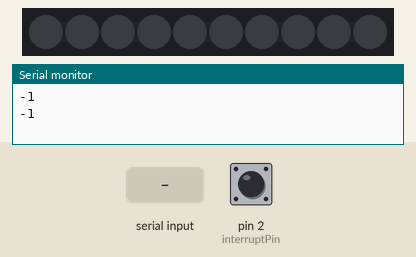
This sketch was run on a simulated Arduino Uno, built with avr-gcc and run on an emulated ATmega328P. Parts: 10 RGB LEDs in strip order, left to right, the last lines printed to the serial monitor. Inputs (shaded band) come from the test bench; at power-on: pin 2 (interruptPin) HIGH. Dim RGB values are drawn brighter than linear; EEPROM starts erased.

Above: at 1.2 s.
1.3 s: "t,45\n" received over Serial
4.3 s: "p90\n" received over Serial
At 7.0 s:
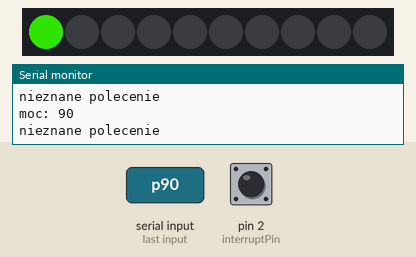
7.3 s: "t90\n" received over Serial
At 8.3 s:
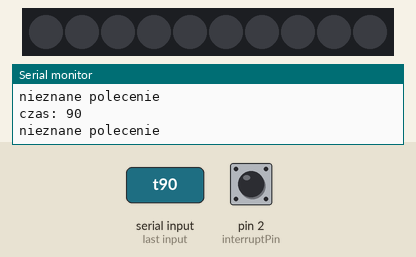
At 34.8 s:
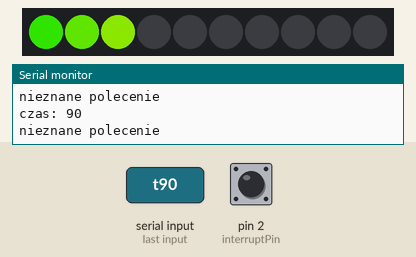
Timing chart, 0 to 36.3 s (numbered marks = the images above; inputs shaded):
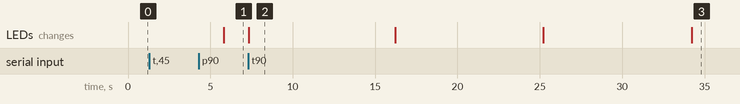

Measured:
- after the input at 4.3 s, the LEDs: change after 1.5 s (image 1)
- after the input at 7.3 s, the LEDs: change at once (image 2)
- what the display in image 2 shows lasts 8.9 s, from 7.3 s to 16.2 s

The sketch:

v1_BezBT.ino
```cpp
#include <Adafruit_NeoPixel.h>
#include <EEPROM.h>
#include <SoftwareSerial.h>
#ifdef __AVR__
#include <avr/power.h>
#endif
/*-------------------------------------------------------------------------------------------
                    D E F I N I C J E
  -------------------------------------------------------------------------------------------*/
//Wejscie danych paska WS2812
#define PIN        6
//Ilosc pixeli paska do obsluzenia
#define NUMPIXELS  10
//Inicjalizacja biblioteki
Adafruit_NeoPixel pixels = Adafruit_NeoPixel(NUMPIXELS, PIN, NEO_GRB + NEO_KHZ800);
#define EEPROMSTATE 1 //możliwość wyłączenia zapisu do eeprom

/*-------------------------------------------------------------------------------------------
                S T R U K T U R Y   I   T Y P Y
  -------------------------------------------------------------------------------------------*/
//TYP DO PRZECHOWANIA KOLORKA
typedef struct
{
  int R;
  int G;
  int B;
} TLed;

//STRUKTURA DO ZAPISYWANIA DANYCH W EEPROMIE
struct eepromdata {
  int eeMoc = 0;
  int eeCzas = 0;
};
/*-------------------------------------------------------------------------------------------
                    Z M I E N N E
  -------------------------------------------------------------------------------------------*/
//PRZERWANIE
const byte interruptPin = 2;
volatile byte state = LOW;


//TIMER DO RTOS'A XD
unsigned long previousMillis = 0;    //przechowalnia ostatniego czasu
const long interval = 100;           //czestotliwosc tykacza
byte TICK100MS = LOW;

//INNE
int step = 0;
int licznik = 0;
int LiczbaLed = 0;
int Moc = 10;
float FMoc = 0;
int Czas = 10;

//EEPROM
int adresCzas = 10;
int adresMoc = 20;


//KOMUNIKACJA SZEREGOWA
String odebraneDane = ""; //Pusty ciąg odebranych danych
char polecenie = 'x';
String inString = "";
float flocik = 0;


//MASZYNA STANU
// 0 - poczatek
// 1 - trwa odliczanie czasu - zapalanie kolejnych diod
// 2 - czas odliczony - wszystkie diody czerwone
int StatusProgramu = 0;


//DEFINICJA KOLORKÓW OD CZERWONEGO DO ZIELONEGO
TLed Diody[10] = {
  {43, 194, 0},
  {82, 198, 0},
  {123, 202, 0},
  {166, 206, 0},
  {210, 209, 0},
  {213, 171, 0},
  {217, 132, 0},
  {221, 91, 0},
  {225, 48, 0},
  {229, 4, 0},
};
/*-------------------------------------------------------------------------------------------
              F U N K C J E    O B S Ł U G I    P R Z E R W A N
  -------------------------------------------------------------------------------------------*/
void ISRbutton()
{
  LiczbaLed = 0;
  StatusProgramu = 0;
  licznik = 0;
  resetleds();
}
/*-------------------------------------------------------------------------------------------
              F U N K C J E
  -------------------------------------------------------------------------------------------*/
//WYŚLIJ PRZYGOTOWANE ZMIENNE DO PASKA I USTAW JASNOŚĆ
void Show()
{
  //pixels.setBrightness(255);
  pixels.show();
}

//FUNKCJA TYKAJĄCA CO 100MS UMOŻLIWIAJĄCA NIEBLOKUJĄCE DZIAŁANIE PROGRAMU
void TICK()
{
  unsigned long currentMillis = millis();
  if (currentMillis - previousMillis >= interval)
  {
    previousMillis = currentMillis;
    TICK100MS = HIGH;
    licznik = licznik + 1;
  }
}

//PRZELICZ TICK
void ObliczInterwalLed ()
{
  //czas otrzymany z telefonu w ms podzielony jest przez 100ms a następnie przez ilość pixeli
  //to daje ilość ticków koniecznych do odliczenia aby zmienić stan kolejnej diody
  step = (((Czas*1000) / 100) / NUMPIXELS);
}


//ZAPAL WSZYSTKIE DIODY NA CZERWONO
void allred ()
{
  for (int i = 0; i < 10; i++)
  {
    pixels.setPixelColor(i, pixels.Color(255, 0, 0));
  }
  Show();
}

//ZGAS WSZYSTKIE DIODY
void resetleds()
{
  for (int i = 0; i < 10; i++)
  {
    pixels.setPixelColor(i, pixels.Color(0, 0, 0));
  }
  Show();
}

//OD ZIELONEGO DO CZERWONEGO
void redtogreen(int IleDiod)
{
  for (int i = 0; i < IleDiod; i++)
  {
    pixels.setPixelColor(i, pixels.Color(Diody[i].R, Diody[i].G, Diody[i].B));
  }
  Show();
}

//KOMUNIKACJA SZEREGOWA
void Szeregowa ()
{
  if (Serial.available() > 0) {
    polecenie = Serial.read();
    switch (polecenie) {
      //ustawienie czasu
      case 't':
        Czas = Serial.parseInt();
        Czas<0?Czas=0:Czas=Czas;
        Czas>600?Czas=600:Czas=Czas;
        if (EEPROMSTATE){
          EEPROM.put(adresCzas,Czas);
        }
        Serial.print("czas: ");
        Serial.println(Czas);

        ISRbutton();
        break;

      //ustawienie mocy
      case 'p':
        Moc = Serial.parseInt();
        Moc<0?Moc=0:Moc=Moc;
        Moc>100?Moc=100:Moc=Moc;
        Serial.print("moc: ");
        Serial.println(Moc);
        FMoc=(float)Moc*2.5; //jakieś cyrki bo biblioteka pixels chce wartość od 0 do 255 XD
        Moc=(int)FMoc;
        if (EEPROMSTATE){
          EEPROM.put(adresMoc,Moc);
        }
        pixels.setBrightness(Moc);
        pixels.show();
        break;

      //reset
      case 'r':
        Serial.println("zresetowano");
        ISRbutton();
        break;

      //połączono z telefonem, odeslij parametry
      case 'i':
        Serial.print(Moc);
        Serial.print(";");
        Serial.println(Czas);
        break;

      default:
        Serial.println("nieznane polecenie");
        break;
    }
    Serial.flush();
  }
}
/*-------------------------------------------------------------------------------------------
                    S E T U P
  -------------------------------------------------------------------------------------------*/
void setup() {
  Serial.begin(9600); //Ustawienie prędkości transmisji
  Serial.setTimeout(200);
  pixels.begin(); //Inicjalizacja paska
  pinMode(interruptPin, INPUT_PULLUP);
  attachInterrupt(digitalPinToInterrupt(interruptPin), ISRbutton, FALLING);
  EEPROM.get(adresMoc, Moc);
  EEPROM.get(adresCzas, Czas);
  Serial.println(Moc);
  pixels.setBrightness(Moc);
  Serial.println(Czas);
}
/*-------------------------------------------------------------------------------------------
                    P Ę T L A   G Ł Ó W N A
  -------------------------------------------------------------------------------------------*/
void loop() {

  Szeregowa();

  TICK();//funkcja ustawia flagę TICK100MS co 100ms i inkrementuje licznik
  ObliczInterwalLed();//oblicza zmienną step
  if ((licznik % step) == 0)
  {
    LiczbaLed = (licznik / step);
    if (LiczbaLed <= 10)
    {
      redtogreen(LiczbaLed);
    }
    else {
      allred();
    }

  }

  TICK100MS = LOW;//skasowanie flagi ustawianej przez funkcję TICK

}
```
